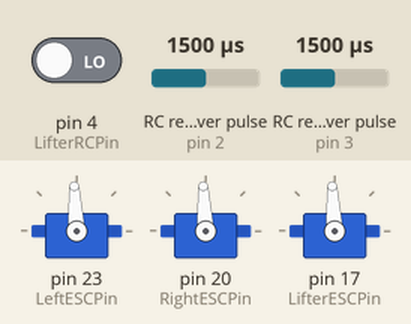
Simulated run of this sketch. Board: Arduino Mega 2560, built with avr-gcc and run on an emulated ATmega2560. On the bench: 3 × servo. Wiring (inferred from the names in the program): 2 × RC receiver channel: data pin 2 / data pin 3. Inputs (shaded band) come from the test bench; at power-on: RC receiver pulse (sensors on pin 2, pin 3) 1500 µs, pin 4 (LifterRCPin) LOW.

Above: at 1.2 s.
1.3 s: RC receiver pulse (sensor on pin 2) set to 1020 µs
At 2.5 s:
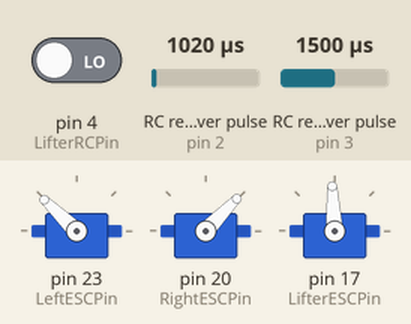
2.8 s: RC receiver pulse (sensor on pin 3) set to 1020 µs
At 3.9 s:
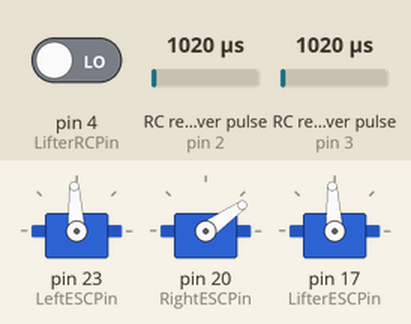
4.3 s: RC receiver pulse (sensor on pin 2) set to 1250 µs
At 5.1 s:
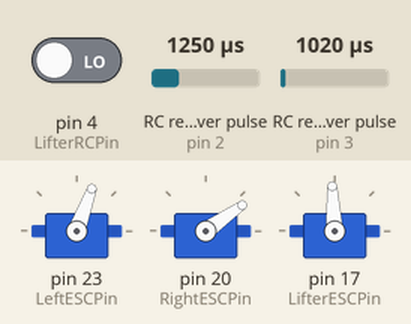
5.8 s: RC receiver pulse (sensor on pin 3) set to 1250 µs
At 6.2 s:
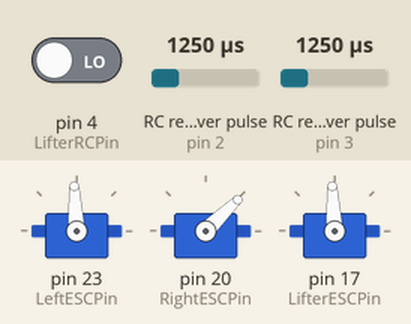
7.3 s: RC receiver pulse (sensor on pin 2) set to 1500 µs
At 8.5 s:
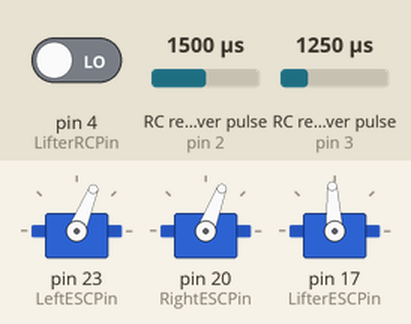
8.8 s: RC receiver pulse (sensor on pin 3) set to 1750 µs
At 9.7 s:
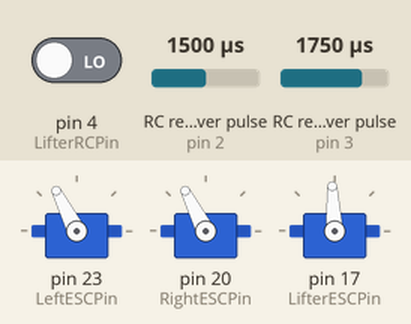
Timing chart, 0 to 11.3 s (numbered marks = the images above; inputs shaded):
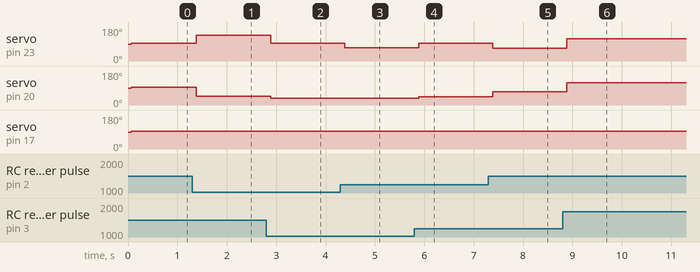

Measured:
- after the input at 1.3 s, servo on pin 23 (LeftESCPin): 93° → 136° after 0.09 s; servo on pin 20 (RightESCPin): 93° → 46° after 0.09 s
- after the input at 2.8 s, servo on pin 23 (LeftESCPin): 136° → 93° after 0.09 s; servo on pin 20 (RightESCPin): 46° → 35° after 0.09 s
- after the input at 4.3 s, servo on pin 23 (LeftESCPin): 93° → 70° after 0.09 s
- after the input at 5.8 s, servo on pin 23 (LeftESCPin): 70° → 93° after 0.09 s; servo on pin 20 (RightESCPin): 35° → 44° after 0.09 s
- after the input at 7.3 s, servo on pin 23 (LeftESCPin): 93° → 68° after 0.09 s; servo on pin 20 (RightESCPin): 44° → 69° after 0.09 s
- after the input at 8.8 s, servo on pin 23 (LeftESCPin): 68° → 117° after 0.09 s; servo on pin 20 (RightESCPin): 69° → 117° after 0.09 s

The sketch:

teensyrc0_96.ino
```cpp
#include <Servo.h>

const int throttleRCPin = 2; // RC input pin 'elevator', used for forward/reverse
//observed neutral ~1500-1530
// observed max: ~1870-1900
//observed min: ~1020-1050
const int steeringRCPin = 3; // RC input pin, 'aileron', used for steering
// observed neutral ~1460-1485
// observed max: ~1880-1910
// observed min: ~1040-1060
const int LifterRCPin = 4; // RC input pin, 'throttle', used for lifter
const int LeftESCPin = 23; // ESC output pin to LHS motors
const int RightESCPin = 20; // ESC output pin to RHS motors
const int LifterESCPin = 17; // ESC output pin to lifter motors
const int LifterPotPin = 15; // Analog input pin to determin lifter position

// Constants for determining ESC parameters
const int ESC_OUTPUT_MAX = 1950;
const int ESC_OUTPUT_MIN = 900;
const int THROTTLE_GAIN = 2.8;

// RC Receiver params
const int PULSEIN_TIMEOUT = 25000;
const int RC_FAILSAFE_MIN = 500;

long LastTriggered;
long EndTime;
long LastAuto = 0;
const int STEERING_NEUTRAL = 1500;
const int THROTTLE_NEUTRAL = 1500;
int steeringSignal = STEERING_NEUTRAL;
int throttleSignal = THROTTLE_NEUTRAL;
int LifterSignal = 1500;
int LifterPosition = 0; // value read from the pot

Servo LeftESC;
Servo RightESC;
Servo LifterESC;

void setup() {
  LeftESC.attach(LeftESCPin);
  RightESC.attach(RightESCPin);
  LifterESC.attach(LifterESCPin);
  Serial.begin(115200);
  LastTriggered = millis();
  pinMode(throttleRCPin, INPUT);
  pinMode(steeringRCPin, INPUT);
  pinMode(LifterRCPin, INPUT);
}

void loop() {
    RCMode();
}

void RCMode() {
  // Serial.print("RCMode v0.8");
  steeringSignal = pulseIn(steeringRCPin, HIGH, PULSEIN_TIMEOUT); // each channel
  throttleSignal = pulseIn(throttleRCPin, HIGH, PULSEIN_TIMEOUT); // Read the pulse width of

  // Failsafe - if signals are too low, set to neutral
  if (throttleSignal < RC_FAILSAFE_MIN || steeringSignal < RC_FAILSAFE_MIN){
    throttleSignal = THROTTLE_NEUTRAL;
    steeringSignal = STEERING_NEUTRAL;
    return;
    } else {
      /*
        apply gain: subtract neutral value, multiply by scaling factor & add neutral
        */
        throttleSignal = int(((throttleSignal - THROTTLE_NEUTRAL) * THROTTLE_GAIN) + THROTTLE_NEUTRAL);
        steeringSignal = int(((steeringSignal - STEERING_NEUTRAL) * THROTTLE_GAIN) + STEERING_NEUTRAL);
    }

  LifterSignal = pulseIn(LifterRCPin, HIGH, PULSEIN_TIMEOUT);
  if (LifterSignal < RC_FAILSAFE_MIN) LifterSignal = 1500;
  // Serial.print(", throttle input: ");
  // Serial.print(throttleSignal);
  // Serial.print(", steering input: ");
  // Serial.print(steeringSignal);
  // Serial.print(", Left output: ");
  // Serial.print(constrain((-throttleSignal + steeringSignal) / 2 + 1500, ESC_OUTPUT_MIN, ESC_OUTPUT_MAX));
  LeftESC.write(constrain((-throttleSignal + steeringSignal) / 2 + 1500, ESC_OUTPUT_MIN, ESC_OUTPUT_MAX));
  // Serial.print(", Right output: ");
  // Serial.print(constrain((throttleSignal + steeringSignal) / 2, ESC_OUTPUT_MIN, ESC_OUTPUT_MAX));
  RightESC.write(constrain((throttleSignal + steeringSignal) / 2, ESC_OUTPUT_MIN, ESC_OUTPUT_MAX));

  // LifterPosition = analogRead(LifterPotPin);
  // Serial.print(", lifter command: ");
  // Serial.print(LifterSignal);
  // if (LifterPosition > 900) {
  // LifterSignal = max(1500, LifterSignal);
  // }
  // if (LifterPosition < 100) {
  //   LifterSignal = min(1500, LifterSignal);
  // }
  LifterESC.write(constrain(LifterSignal, 1200, 1800));
  // Serial.print(", current position: ");
  // Serial.print(LifterPosition);
  // Serial.print(", output: ");
  // Serial.println(LifterSignal);
}
```
